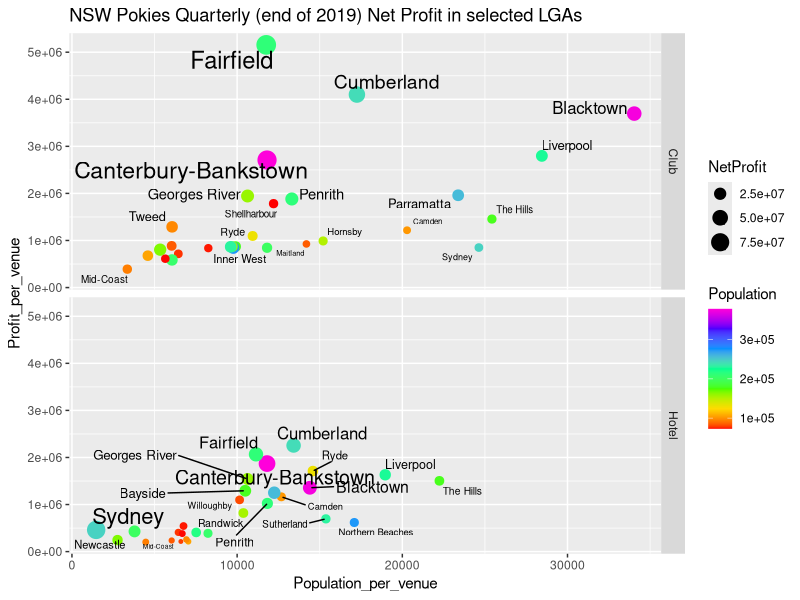
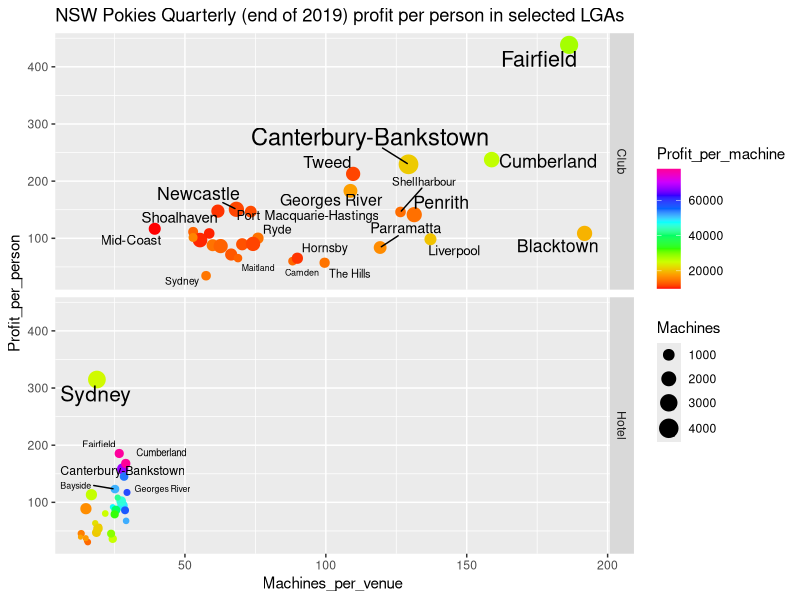
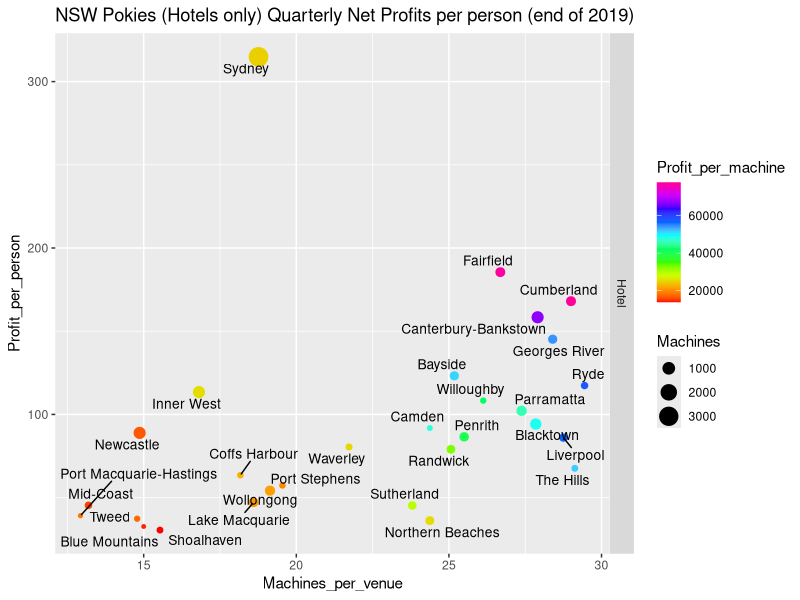
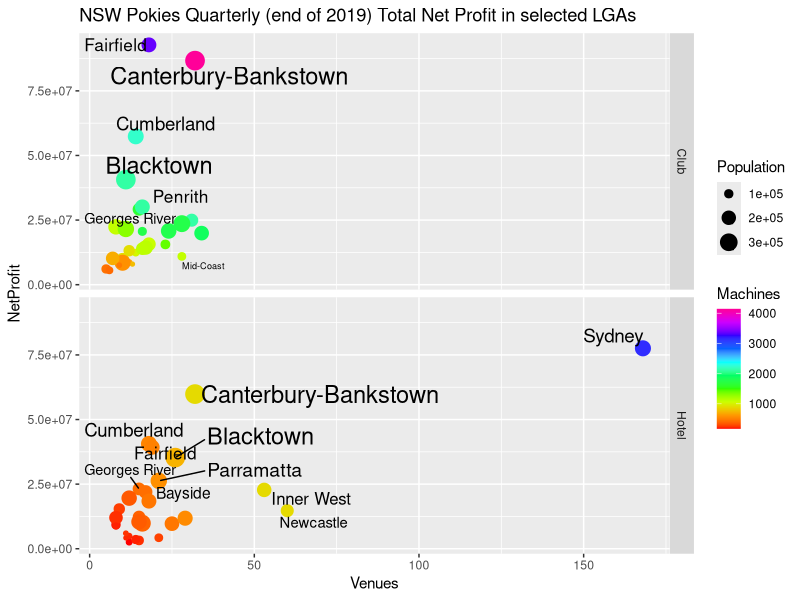
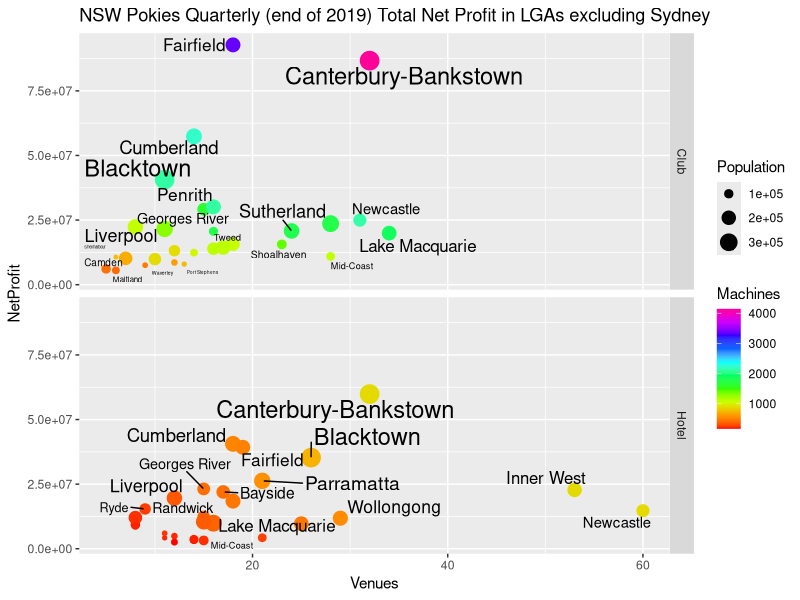

Here is the R script that generated these plots, in order:
## ---- chunk 1
knitr::opts_chunk$set(echo = FALSE)

library(tidyverse)
library(skimr)
library(ggrepel)

### get hotels data
data <- readxl::read_xlsx("data/hotels-gaming-machine-quarterly-report-by-lga-1-oct-2019-31-dec-2019.xlsx", sheet = 1, range = "A3:E100", trim_ws = T)
colnames(data) <- c("LGA", "NetProfit", "Tax", "Machines", "Venues")
data <- data %>% filter(LGA != "Total")

### get clubs data
clubs <- readxl::read_xlsx("data/clubs-gaming-machine-quarterly-report-by-lga-1-sep-2019-30-nov-2019.xlsx", sheet = 1, range = "A3:E100", trim_ws = T)
colnames(clubs) <- c("LGA", "NetProfit", "Tax", "Machines", "Venues")
clubs <- clubs %>% filter(LGA != "Total")

## label clubs and hotels
data <- data %>% 
  mutate(License = "Hotel")
clubs <- clubs %>% 
  mutate(License = "Club")

### Get the ABS data on popuation
lgas <- readxl::read_xls("data/ABSlgas.xls", sheet = 2)
lgas <- lgas %>% 
  select(...2, ...4, ...13, ...14) %>% 
  drop_na() %>% 
  filter(...2 != "Local Government Area")
colnames(lgas) <- c("LGA", "Population", "Area", "Density")
lgas <- lgas %>% 
  mutate(LGA = LGA %>% 
           str_remove_all(regex("\\(.\\)")) %>% 
           str_squish() %>% 
           str_remove_all("Shire") %>% 
           str_squish()) %>% 
  filter(LGA != "TOTAL NEW SOUTH WALES")

## Combine all the data and create features
comb <- data %>% 
  bind_rows(clubs) %>% 
  left_join(lgas, by = "LGA")
comb <- comb %>% 
  type.convert() %>% 
  mutate(Machines_per_person = Machines/Population,
         Venues_per_person = Venues/Population,
         Profit_per_person = NetProfit/Population,
         Profit_per_venue = NetProfit/Venues,
         Machines_per_venue = Machines/Venues,
         Profit_per_machine = NetProfit/Machines,
         Population_per_venue = Population/Venues)
## ---- chunk 2

comb %>% 
  filter(Population > 70000) %>% 
  #filter(LGA != "Sydney") %>% 
  ggplot(aes(x = Population_per_venue, y = Profit_per_venue, col = Population, size = NetProfit))+
  geom_point()+
  facet_grid(License~.) +
  geom_text_repel(aes(label = LGA), colour = "black")+
  scale_colour_gradientn(colours = rainbow(7))+
  ggtitle("NSW Pokies Quarterly (end of 2019) Net Profit in selected LGAs")



## ---- chunk 3

comb %>% 
  filter(Population > 70000) %>% 
  ggplot(aes(x = Machines_per_venue, y = Profit_per_person, col = Profit_per_machine, size = Machines))+
  geom_point()+
  facet_grid(License~., scales = "free_x") +
  geom_text_repel(aes(label = LGA), col = "black")+
  scale_colour_gradientn(colours = rainbow(10))+
  ggtitle("NSW Pokies Quarterly (end of 2019) profit per person in selected LGAs")


## ---- chunk 4

comb %>% 
  filter(Population > 70000) %>% 
  filter(License == "Hotel") %>% 
  ggplot(aes(x = Machines_per_venue, y = Profit_per_person, col = Profit_per_machine, size = Machines))+
  geom_point()+
  facet_grid(License~.) +
  geom_text_repel(aes(label = LGA), col = "black", size = 3.5)+
  scale_colour_gradientn(colours = rainbow(10))+
  ggtitle("NSW Pokies (Hotels only) Quarterly Net Profits per person (end of 2019)")


## ---- chunk 5

comb %>% 
  filter(Population > 70000) %>% 
  ggplot(aes(x = Venues, y = NetProfit, col = Machines, size = Population))+
  geom_point()+
  facet_grid(License~.)+
  geom_text_repel(aes(label = LGA), col = "black")+
  scale_colour_gradientn(colours = rainbow(10))+
  ggtitle("NSW Pokies Quarterly (end of 2019) Total Net Profit in selected LGAs")


## ---- chunk 6

comb %>% 
  filter(Population > 70000) %>% 
  filter(LGA != "Sydney") %>% 
  ggplot(aes(x = Venues, y = NetProfit, col = Machines, size = Population))+
  geom_point()+
  facet_grid(License~.)+
  geom_text_repel(aes(label = LGA), col = "black")+
  scale_colour_gradientn(colours = rainbow(10))+
  ggtitle("NSW Pokies Quarterly (end of 2019) Total Net Profit in LGAs excluding Sydney")


